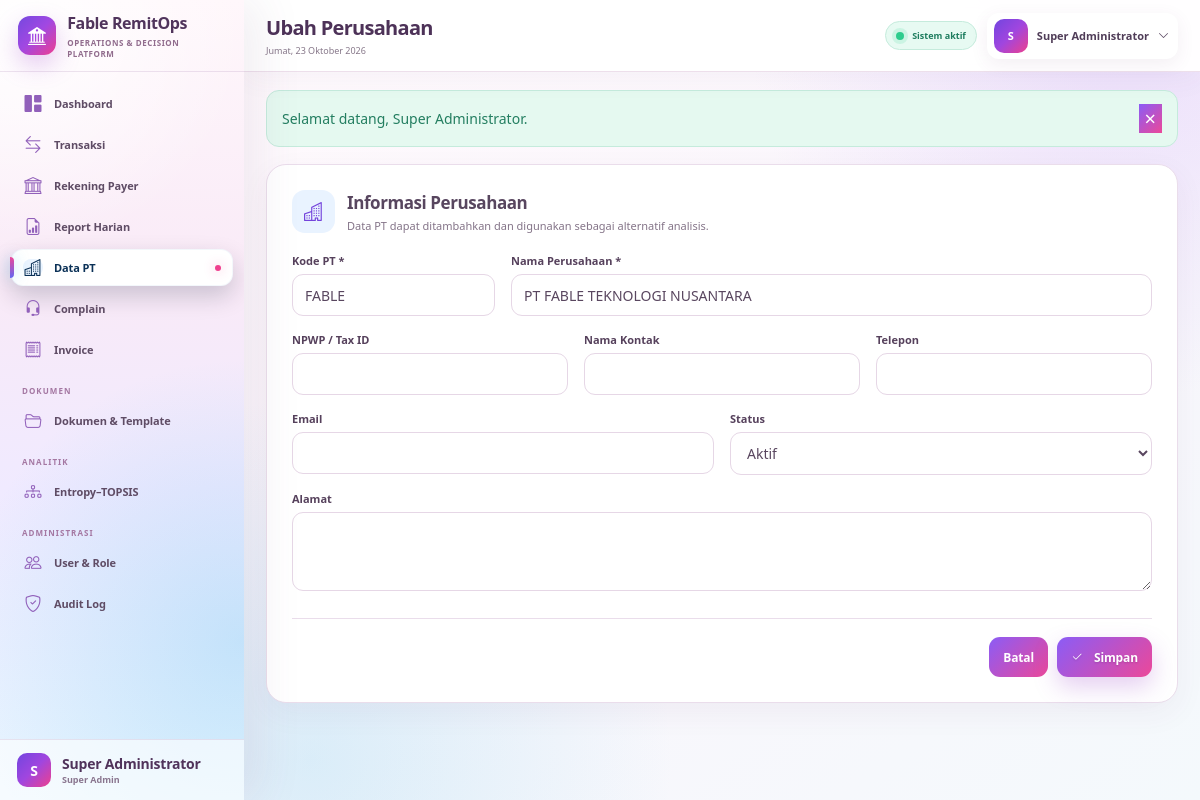
Screenshot of /public/companies/1/edit (signed in) with the database file from the repository.
### tables this page shows
CREATE TABLE `users` (
  `id` bigint(20) UNSIGNED NOT NULL,
  `role_id` bigint(20) UNSIGNED NOT NULL,
  `name` varchar(150) NOT NULL,
  `username` varchar(80) NOT NULL,
  `email` varchar(190) NOT NULL,
  `password` varchar(255) NOT NULL,
  `transaction_team` tinyint(3) UNSIGNED DEFAULT NULL,
  `is_active` tinyint(1) NOT NULL DEFAULT 1,
  `must_change_password` tinyint(1) NOT NULL DEFAULT 1,
  `last_login_at` datetime DEFAULT NULL,
  `created_at` datetime NOT NULL DEFAULT current_timestamp(),
  `updated_at` datetime NOT NULL DEFAULT current_timestamp() ON UPDATE current_timestamp()
);

CREATE TABLE `roles` (
  `id` bigint(20) UNSIGNED NOT NULL,
  `code` varchar(50) NOT NULL,
  `name` varchar(100) NOT NULL,
  `description` varchar(255) DEFAULT NULL,
  `created_at` datetime NOT NULL DEFAULT current_timestamp()
);

CREATE TABLE `companies` (
  `id` bigint(20) UNSIGNED NOT NULL,
  `code` varchar(30) NOT NULL,
  `name` varchar(200) NOT NULL,
  `tax_id` varchar(100) DEFAULT NULL,
  `address` text DEFAULT NULL,
  `contact_name` varchar(150) DEFAULT NULL,
  `contact_phone` varchar(50) DEFAULT NULL,
  `email` varchar(190) DEFAULT NULL,
  `status` enum('active','inactive') NOT NULL DEFAULT 'active',
  `created_by` bigint(20) UNSIGNED DEFAULT NULL,
  `created_at` datetime NOT NULL DEFAULT current_timestamp(),
  `updated_at` datetime NOT NULL DEFAULT current_timestamp() ON UPDATE current_timestamp()
);

### app/Views/companies/form.php (the view)
<?php $isEdit=(bool)$company; ?>
<div class="form-card"><form method="post" action="<?= $isEdit?url('/companies/'.$company['id']):url('/companies') ?>"><?= csrf_field() ?><?php if($isEdit)echo method_field('PUT');?><div class="section-title"><i class="bi bi-buildings"></i><div><h3>Informasi Perusahaan</h3><p>Data PT dapat ditambahkan dan digunakan sebagai alternatif analisis.</p></div></div><div class="row g-3"><div class="col-md-3"><label class="form-label">Kode PT *</label><input class="form-control" name="code" value="<?= e(old('code',$company['code']??'')) ?>" required></div><div class="col-md-9"><label class="form-label">Nama Perusahaan *</label><input class="form-control" name="name" value="<?= e(old('name',$company['name']??'')) ?>" required></div><div class="col-md-4"><label class="form-label">NPWP / Tax ID</label><input class="form-control" name="tax_id" value="<?= e(old('tax_id',$company['tax_id']??'')) ?>"></div><div class="col-md-4"><label class="form-label">Nama Kontak</label><input class="form-control" name="contact_name" value="<?= e(old('contact_name',$company['contact_name']??'')) ?>"></div><div class="col-md-4"><label class="form-label">Telepon</label><input class="form-control" name="contact_phone" value="<?= e(old('contact_phone',$company['contact_phone']??'')) ?>"></div><div class="col-md-6"><label class="form-label">Email</label><input class="form-control" type="email" name="email" value="<?= e(old('email',$company['email']??'')) ?>"></div><div class="col-md-6"><label class="form-label">Status</label><select class="form-select" name="status"><option value="active" <?= selected(old('status',$company['status']??'active'),'active') ?>>Aktif</option><option value="inactive" <?= selected(old('status',$company['status']??''),'inactive') ?>>Nonaktif</option></select></div><div class="col-12"><label class="form-label">Alamat</label><textarea class="form-control" name="address" rows="3"><?= e(old('address',$company['address']??'')) ?></textarea></div></div><div class="form-actions"><a class="btn btn-light" href="<?= url('/companies') ?>">Batal</a><button class="btn btn-primary"><i class="bi bi-check2 me-1"></i>Simpan</button></div></form></div>

### app/Core/Router.php (shortened to what the rows shown need)
<?php
final class Router
{
    private array $routes = [];
    private function add(string $method, string $path, array $handler): void
    {
        $this->routes[] = compact('method', 'path', 'handler');
    }
    public function dispatch(): void
    {
        $method = strtoupper($_POST['_method'] ?? $_SERVER['REQUEST_METHOD'] ?? 'GET');
        $requestPath = parse_url($_SERVER['REQUEST_URI'] ?? '/', PHP_URL_PATH) ?: '/';
        $basePath = parse_url((string) App::config('app.url'), PHP_URL_PATH) ?: '';
        if ($basePath !== '' && str_starts_with($requestPath, $basePath)) {
            $requestPath = substr($requestPath, strlen($basePath)) ?: '/';
        }
        $requestPath = '/' . ltrim($requestPath, '/');
        $requestPath = $requestPath !== '/' ? rtrim($requestPath, '/') : '/';
        foreach ($this->routes as $route) {
            if ($route['method'] !== $method) {
                continue;
            }
            $pattern = preg_replace('#\{([a-zA-Z_][a-zA-Z0-9_]*)\}#', '(?P<$1>[^/]+)', $route['path']);
            if (preg_match('#^' . $pattern . '$#', $requestPath, $matches)) {
                $params = array_filter($matches, 'is_string', ARRAY_FILTER_USE_KEY);
                [$class, $action] = $route['handler'];
                $controller = new $class();
                $controller->{$action}(...array_values($params));
                return;
            }
        }
    }
}

### app/Views/partials/sidebar.php (shortened to what the rows shown need)
<?php
$path = parse_url(
    $_SERVER['REQUEST_URI'] ?? '/',
    PHP_URL_PATH
) ?: '/';
$currentUser = auth_user() ?? [];
$currentRole = (string) ($currentUser['role_code'] ?? '');
$documentRoles = [
    'super_admin',
    'superadmin',
    'supervisor',
    'admin_invoice',
    'invoice',
    'admin_complain',
    'complain',
];
$canOpenDocuments = in_array(
    $currentRole,
    $documentRoles,
    true
);
$active = static function (bool $condition): string {
    return $condition ? 'active' : '';
};
$isDashboard = $path === parse_url(url('/'), PHP_URL_PATH);
$isTransactions = str_contains($path, '/transactions');
$isPayerAccounts = str_contains($path, '/payer-accounts');
$isReports = str_contains($path, '/reports');
$isCompanies = str_contains($path, '/companies');
$isComplaints = str_contains($path, '/complaints');
$isInvoices = str_contains($path, '/invoices');
$isDocuments = str_contains($path, '/documents')
    || str_contains($path, '/document_templates.php')
    || str_contains($path, '/document_template_manager.php')
    || str_contains($path, '/invoice_templates.php')
    || str_contains($path, '/standing_instruction_7.php');
$isAnalysis = str_contains($path, '/analysis');
$isUsers = str_contains($path, '/users');
$isAudit = str_contains($path, '/audit');
$userName = trim(
    (string) ($currentUser['name'] ?? 'Pengguna')
);
$userInitial = strtoupper(
    substr($userName, 0, 1)
);
$userRoleName = trim(
    (string) (
        $currentUser['role_name']
        ?? $currentRole
        ?: 'Pengguna Sistem'
    )
);
?>
<aside
    class="sidebar"
    id="sidebar"
    aria-label="Navigasi utama"
>
    <div class="brand">
        <div class="brand-mark">
            <i class="bi bi-bank2"></i>
        </div>
        <div>
            <strong>
                Fable RemitOps
            </strong>
            <small>
                Operations &amp; Decision Platform
            </small>
        </div>
    </div>
    <nav class="sidebar-nav">
        <a
            class="nav-item <?= $active($isDashboard) ?>"
            href="<?= url('/') ?>"
            <?= $isDashboard
                ? 'aria-current="page"'
                : ''
            ?>
        >
            <i class="bi bi-grid-1x2-fill"></i>
            <span>Dashboard</span>
        </a>
        <?php if (can('transaction.view')): ?>
            <a
                class="nav-item <?= $active($isTransactions) ?>"
                href="<?= url('/transactions') ?>"
                <?= $isTransactions
                    ? 'aria-current="page"'
                    : ''
                ?>
            >
                <i class="bi bi-arrow-left-right"></i>
                <span>Transaksi</span>
            </a>
        <?php endif; ?>
        <?php if (can('payer_account.view')): ?>
            <a
                class="nav-item <?= $active($isPayerAccounts) ?>"
                href="<?= url('/payer-accounts') ?>"
                <?= $isPayerAccounts
                    ? 'aria-current="page"'
                    : ''
                ?>
            >
                <i class="bi bi-bank"></i>
                <span>Rekening Payer</span>
            </a>
        <?php endif; ?>
        <?php if (can('report.view')): ?>
            <a
                class="nav-item <?= $active($isReports) ?>"
                href="<?= url('/reports') ?>"
                <?= $isReports
                    ? 'aria-current="page"'
                    : ''
                ?>
            >
                <i class="bi bi-file-earmark-bar-graph"></i>
                <span>Report Harian</span>
            </a>
        <?php endif; ?>
        <?php if (can('company.view')): ?>
            <a
                class="nav-item <?= $active($isCompanies) ?>"
                href="<?= url('/companies') ?>"
                <?= $isCompanies
                    ? 'aria-current="page"'
                    : ''
                ?>
            >
                <i class="bi bi-buildings"></i>
                <span>Data PT</span>
            </a>
        <?php endif; ?>
        <?php if (can('complaint.view')): ?>
            <a
                class="nav-item <?= $active($isComplaints) ?>"
                href="<?= url('/complaints') ?>"
                <?= $isComplaints
                    ? 'aria-current="page"'
                    : ''
                ?>
            >
                <i class="bi bi-headset"></i>
                <span>Complain</span>
            </a>
        <?php endif; ?>
        <?php if (can('invoice.view')): ?>
            <a
                class="nav-item <?= $active($isInvoices) ?>"
                href="<?= url('/invoices') ?>"
                <?= $isInvoices
                    ? 'aria-current="page"'
                    : ''
                ?>
            >
                <i class="bi bi-receipt"></i>
                <span>Invoice</span>
            </a>
        <?php endif; ?>
        <?php if ($canOpenDocuments): ?>
            <div class="nav-label">
                DOKUMEN
            </div>
            <a
                class="nav-item <?= $active($isDocuments) ?>"
                href="<?= url('/documents') ?>"
                <?= $isDocuments
                    ? 'aria-current="page"'
                    : ''
                ?>
            >
                <i class="bi bi-folder2-open"></i>
                <span>
                    Dokumen &amp; Template
                </span>
            </a>
        <?php endif; ?>
        <?php if (can('analysis.view')): ?>
            <div class="nav-label">
                ANALITIK
            </div>
            <a
                class="nav-item <?= $active($isAnalysis) ?>"
                href="<?= url('/analysis') ?>"
                <?= $isAnalysis
                    ? 'aria-current="page"'
                    : ''
                ?>
            >
                <i class="bi bi-diagram-3"></i>
                <span>
                    Entropy–TOPSIS
                </span>
            </a>
        <?php endif; ?>
        <?php if (
            can('user.manage')
            || can('audit.view')
        ): ?>
            <div class="nav-label">
                ADMINISTRASI
            </div>
        <?php endif; ?>
        <?php if (can('user.manage')): ?>
            <a
                class="nav-item <?= $active($isUsers) ?>"
                href="<?= url('/users') ?>"
                <?= $isUsers
                    ? 'aria-current="page"'
                    : ''
                ?>
            >
                <i class="bi bi-people"></i>
                <span>User &amp; Role</span>
            </a>
        <?php endif; ?>
        <?php if (can('audit.view')): ?>
            <a
                class="nav-item <?= $active($isAudit) ?>"
                href="<?= url('/audit') ?>"
                <?= $isAudit
                    ? 'aria-current="page"'
                    : ''
                ?>
            >
                <i class="bi bi-shield-check"></i>
                <span>Audit Log</span>
            </a>
        <?php endif; ?>
    </nav>
    <div class="sidebar-footer">
        <div class="avatar-sm">
            <?= e($userInitial) ?>
        </div>
        <div class="min-w-0">
            <strong
                class="text-truncate d-block"
            >
                <?= e($userName) ?>
            </strong>
            <small>
                <?= e($userRoleName) ?>
            </small>
        </div>
    </div>
</aside>

### app/Views/partials/topbar.php (shortened to what the rows shown need)
<?php
$dayNames = [
    1 => 'Senin',
    2 => 'Selasa',
    3 => 'Rabu',
    4 => 'Kamis',
    5 => 'Jumat',
    6 => 'Sabtu',
    7 => 'Minggu',
];
$monthNames = [
    1 => 'Januari',
    2 => 'Februari',
    3 => 'Maret',
    4 => 'April',
    5 => 'Mei',
    6 => 'Juni',
    7 => 'Juli',
    8 => 'Agustus',
    9 => 'September',
    10 => 'Oktober',
    11 => 'November',
    12 => 'Desember',
];
$todayLabel = (
    $dayNames[(int) date('N')] ?? ''
)
    . ', '
    . date('d')
    . ' '
    . (
        $monthNames[(int) date('n')]
        ?? ''
    )
    . ' '
    . date('Y');
$currentUser = auth_user() ?? [];
$currentName = trim(
    (string) (
        $currentUser['name']
        ?? 'Pengguna'
    )
);
$initial = strtoupper(
    substr(
        $currentName,
        0,
        1
    )
);
?>
<header
    class="topbar"
    id="appTopbar"
>
    <div class="d-flex align-items-center gap-3">
        <div class="topbar-title">
            <h1>
                <?= e(
                    $title
                    ?? 'Dashboard'
                ) ?>
            </h1>
            <p>
                <?= e($todayLabel) ?>
            </p>
        </div>
    </div>
    <div class="topbar-actions">
        <span class="connection-pill">
            <span></span>
            Sistem aktif
        </span>
        <div
            class="dropdown"
            data-dropdown
        >
            <button
                class="user-menu"
                type="button"
                data-dropdown-toggle
                aria-expanded="false"
            >
                <div class="avatar-sm">
                    <?= e($initial) ?>
                </div>
                <span class="user-menu-name">
                    <?= e($currentName) ?>
                </span>
                <i class="bi bi-chevron-down"></i>
            </button>
        </div>
    </div>
</header>

### rows the page displays
users: name "S", name "Super Administrator", role.name "Super Admin"
companies: code "FABLE", name "PT FABLE TEKNOLOGI NUSANTARA"

### other values shown
$flashMessage "Selamat datang, Super Administrator."
